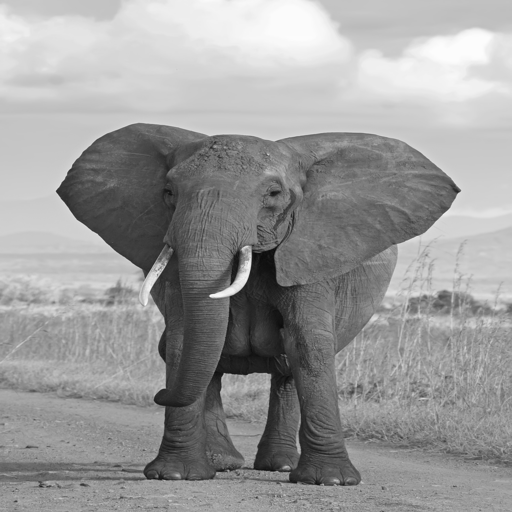
#> input picture code/code_img/noised_1.png, 512 x 512 px, given in place of elephant.jpeg, which was not available
$ python forward_process.py
#> lines starting #> are read from the running program, lines starting #| are printed output that depends on the picture; pictures that were not available may be replaced by others from this repository, and a replacement may not be noted
"""
Introduction to Diffuision Models: Visual Information Reconstruction in Neural Networks

This module introduces the Forward procress of Diffusion Models (DM).
"""

import numpy as np
import matplotlib.pyplot as plt
from PIL import Image

def image_normalize(size:tuple, image_path:str)->np.array:
    """ Normalize an image by resizing and scaling pixel values to the [0, 1] range."""
#> called with size = (512, 512), image_path = 'img/elephant.jpeg'
    # Load the input image
    image = Image.open(image_path).convert('L')  # Convert to grayscale
#> image is the input picture: PIL image 512x512 L; min 12, max 252, mean 154
    image = image.resize(size)
    return np.array(image) / 255.0  # Normalize to [0, 1]


def forward_diffusion_process(image: np.array, steps: int, scheduler: np.array, save_list: list) -> list:
    """Perform the forward diffusion process on an image."""
#> called with steps = 1000, scheduler = array of shape (1000,)
    image_list = [image]

    for step in range(1, steps + 1):
        epsilon = np.random.normal(0, 1, image.shape)
        noised_image = np.sqrt(1 - scheduler[step - 1]) * image_list[-1] + np.sqrt(scheduler[step - 1]) * epsilon
        image_list.append(noised_image)
        if step in save_list:
            Image.fromarray((noised_image * 255).astype(np.uint8)).save(f"code/code_img/noised_{step}.png")
#> after the loop, image_list = 1001 items


    return image_list

def plot_images(image_list: list, latent: bool, save_list: list) -> plt:
    """Plot images at specified steps from save_list."""
    _, axes = plt.subplots(1, len(save_list), figsize=(15, 5))
    for i, step in enumerate(save_list):
        noised_image = image_list[step]
        if latent:
            axes[i].imshow(noised_image, aspect='auto', cmap='gray')
        else:
            axes[i].imshow(noised_image, cmap='gray')
        axes[i].set_title(f"Step {step}", fontsize=10)
        axes[i].axis('off')
    plt.show()


if __name__ == "__main__":
    T = 1000
    beta = np.linspace(0.00001, 0.000001326, T)
    s = np.linspace(0, T, T)
    beta = 0.002 * (1 - np.cos(s / T * np.pi))

    save_index = [1, 100, 200, 300, 400, 500, 600, 700, 800, 900, 999]
    # Normalize the input image
    x = image_normalize((512, 512), 'img/elephant.jpeg')

    # Run forward diffusion process
    x_list = forward_diffusion_process(x, T, beta, save_index)
#> x_list = 1001 items

    # Plot the results
    plot_images(x_list, latent=False, save_list=save_index)
#> the loop in plot_images, `for i, step in enumerate(save_list):` made 11 passes
#> pass 2, in plot_images, `noised_image = image_list[step]`:
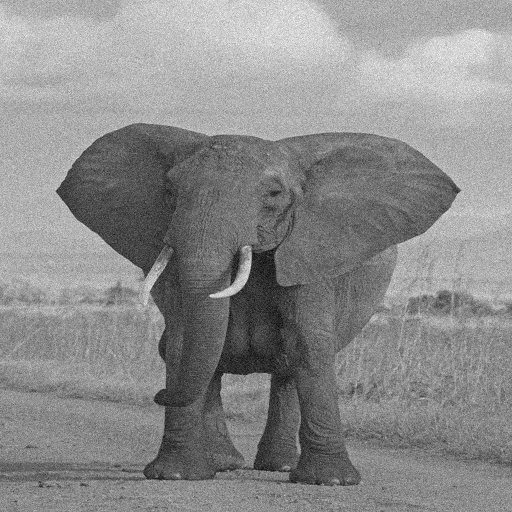
#> noised_image: shape (512, 512) float64; min -0.122, max 1.2, mean 0.603; drawn with min black and max white
#> pass 3, in plot_images, `noised_image = image_list[step]`:
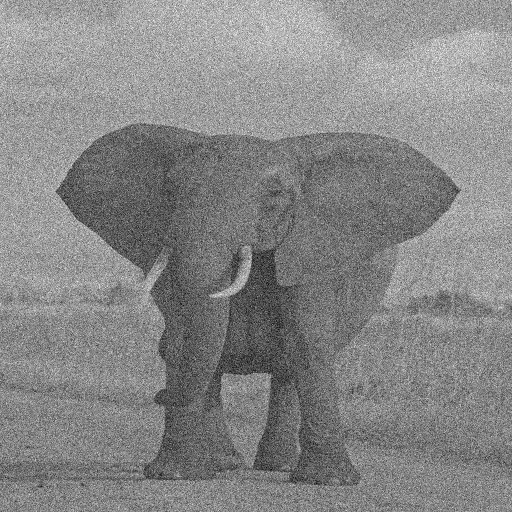
#> noised_image: shape (512, 512) float64; min -0.469, max 1.54, mean 0.596; drawn with min black and max white
#> in plot_images, `plt.show()`:
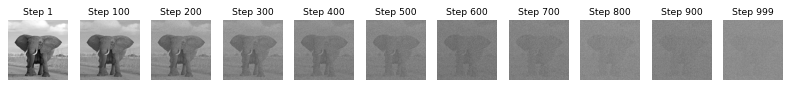
#> figure drawn by matplotlib, 11 panels

$ run again, on code/code_img/noised_400.png
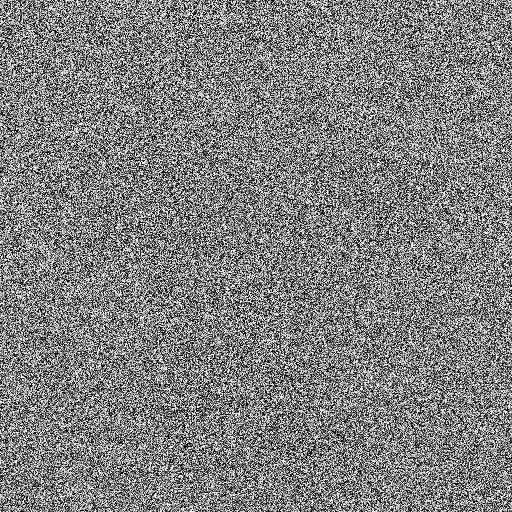
#> input picture code/code_img/noised_400.png, 512 x 512 px, given in place of elephant.jpeg, which was not available
#> in image_normalize, image is the input picture: PIL image 512x512 L; min 0, max 255, mean 127.6
#> after the loop in forward_diffusion_process, `for step in range(1, steps + 1):`: image_list = 1001 items
#> the loop in plot_images, `for i, step in enumerate(save_list):` made 11 passes
#> pass 2, in plot_images, `noised_image = image_list[step]`:
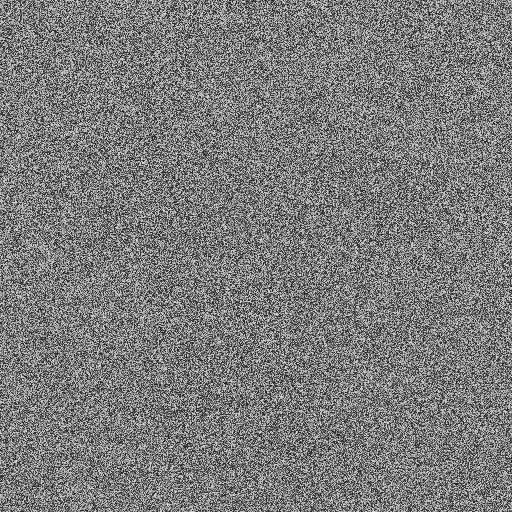
#> noised_image: shape (512, 512) float64; min -0.185, max 1.23, mean 0.5; drawn with min black and max white
#> pass 3, in plot_images, `noised_image = image_list[step]`:
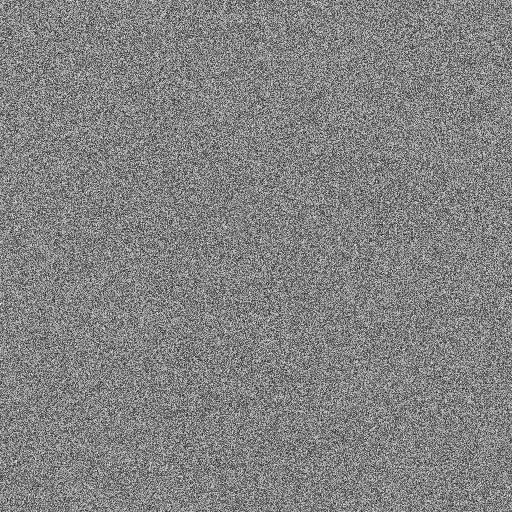
#> noised_image: shape (512, 512) float64; min -0.638, max 1.57, mean 0.494; drawn with min black and max white

$ run again, on code/code_img/noised_500.png
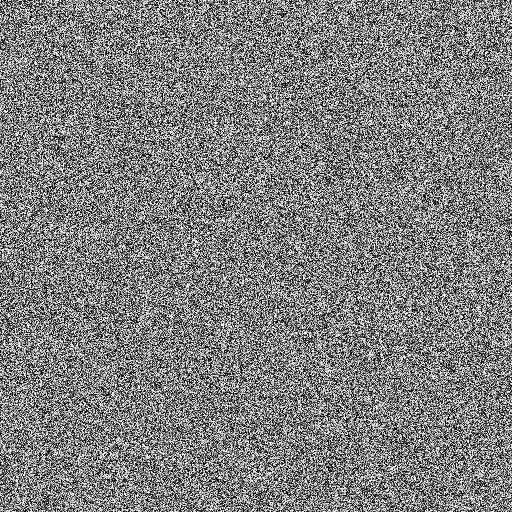
#> input picture code/code_img/noised_500.png, 512 x 512 px, given in place of elephant.jpeg, which was not available
#> in image_normalize, image is the input picture: PIL image 512x512 L; min 0, max 255, mean 127.1
#> after the loop in forward_diffusion_process, `for step in range(1, steps + 1):`: image_list = 1001 items
#> the loop in plot_images, `for i, step in enumerate(save_list):` made 11 passes
#> pass 2, in plot_images, `noised_image = image_list[step]`:
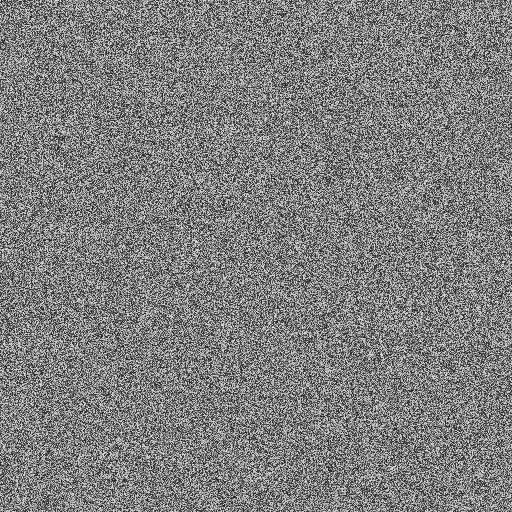
#> noised_image: shape (512, 512) float64; min -0.192, max 1.19, mean 0.497; drawn with min black and max white
#> pass 3, in plot_images, `noised_image = image_list[step]`:
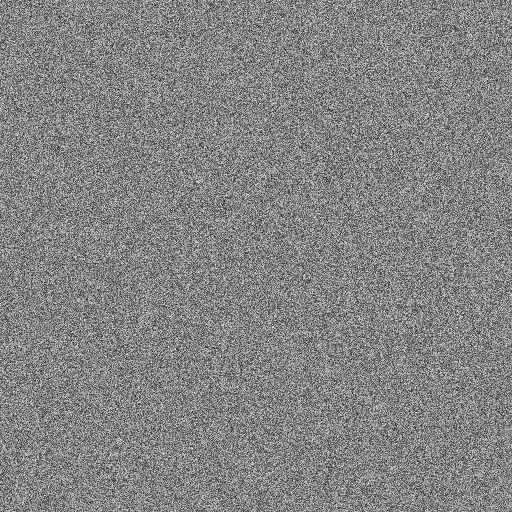
#> noised_image: shape (512, 512) float64; min -0.663, max 1.56, mean 0.492; drawn with min black and max white

$ run again, on code/code_img/noised_600.png
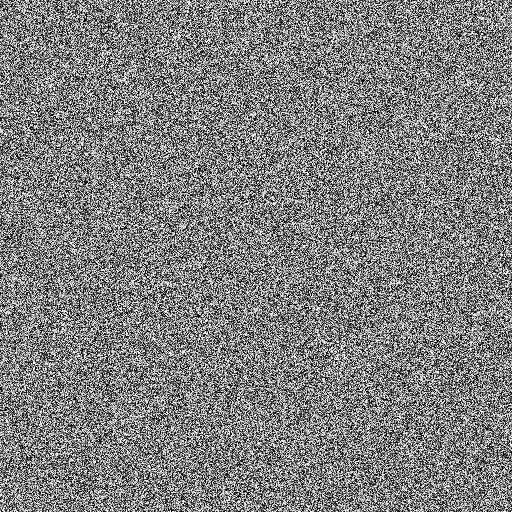
#> input picture code/code_img/noised_600.png, 512 x 512 px, given in place of elephant.jpeg, which was not available
#> in image_normalize, image is the input picture: PIL image 512x512 L; min 0, max 255, mean 127.4
#> after the loop in forward_diffusion_process, `for step in range(1, steps + 1):`: image_list = 1001 items
#> the loop in plot_images, `for i, step in enumerate(save_list):` made 11 passes
#> pass 2, in plot_images, `noised_image = image_list[step]`:
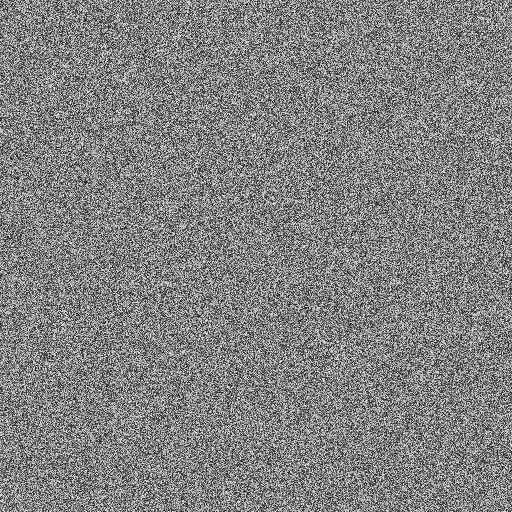
#> noised_image: shape (512, 512) float64; min -0.23, max 1.2, mean 0.499; drawn with min black and max white
#> pass 3, in plot_images, `noised_image = image_list[step]`:
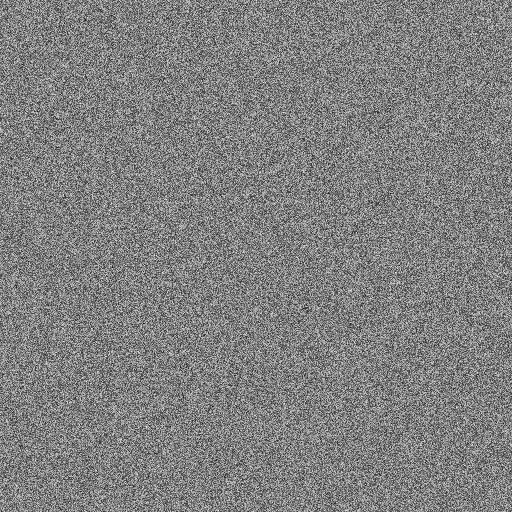
#> noised_image: shape (512, 512) float64; min -0.595, max 1.56, mean 0.493; drawn with min black and max white
